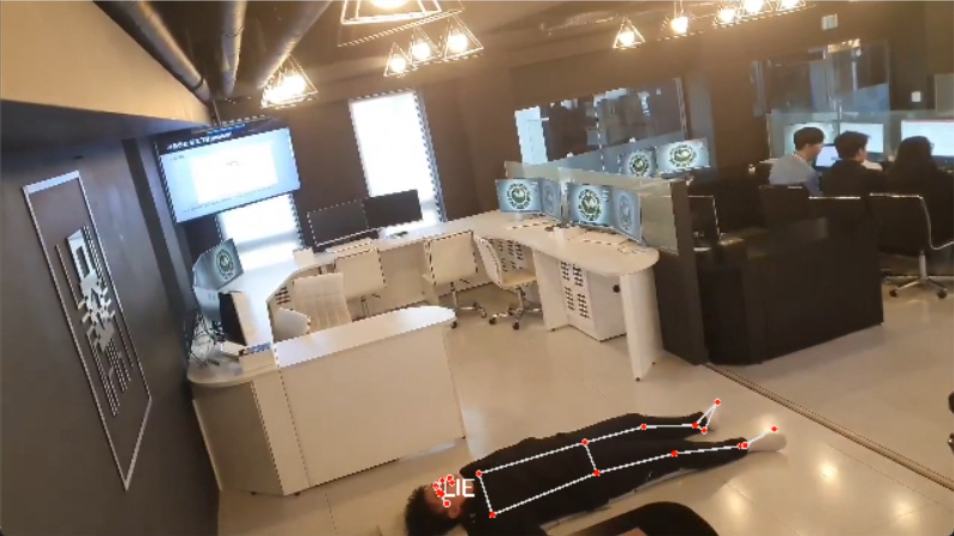
#> input picture testtest.jpg, 954 x 536 px
$ python centor.py
#> lines starting #> are read from the running program, lines starting #| are printed output that depends on the picture
import cv2

def crop_center(image_path, output_path, crop_width, crop_height):
    # 이미지 로드
#> called with image_path = 'testtest.jpg', output_path = 'cropped_image.jpg', crop_width = 50, crop_height = 50
    image = cv2.imread(image_path)
#> image is the input picture: shape (536, 954, 3); mean B, G, R 98.3, 113.4, 129.2

    # 이미지 크기 얻기
    height, width = image.shape[:2]
#> height = 536; width = 954

    # 중앙 좌표 계산
    center_x = width // 2
#> center_x = 477
    center_y = height // 2
#> center_y = 268

    # 중앙을 기준으로 잘라내기
    left = center_x - crop_width // 2
#> left = 452
    top = center_y - crop_height // 2
#> top = 243
    right = left + crop_width
#> right = 502
    bottom = top + crop_height
#> bottom = 293

    cropped_image = image[top:bottom, left:right]
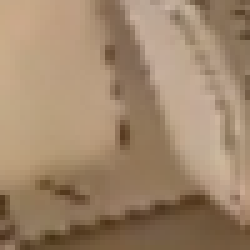
#> cropped_image: shape (50, 50, 3) (shown 5 times larger); mean B, G, R 107.6, 134.1, 159.6
    height, width = cropped_image.shape[:2]
#> height = 50; width = 50
    image = cv2.resize(cropped_image,(4*width, 4*height), interpolation=cv2.INTER_LINEAR)
#> image: shape (200, 200, 3)


    # 잘라낸 이미지 저장
    cv2.imshow("test",image)
    cv2.imwrite(output_path, image)
    cv2.waitKey(0)

# 이미지 경로와 잘라낼 크기 설정
image_path = "testtest.jpg"
output_path = "cropped_image.jpg"
crop_width = 50
crop_height = 50

# 이미지 중앙을 잘라내기
crop_center(image_path, output_path, crop_width, crop_height)
